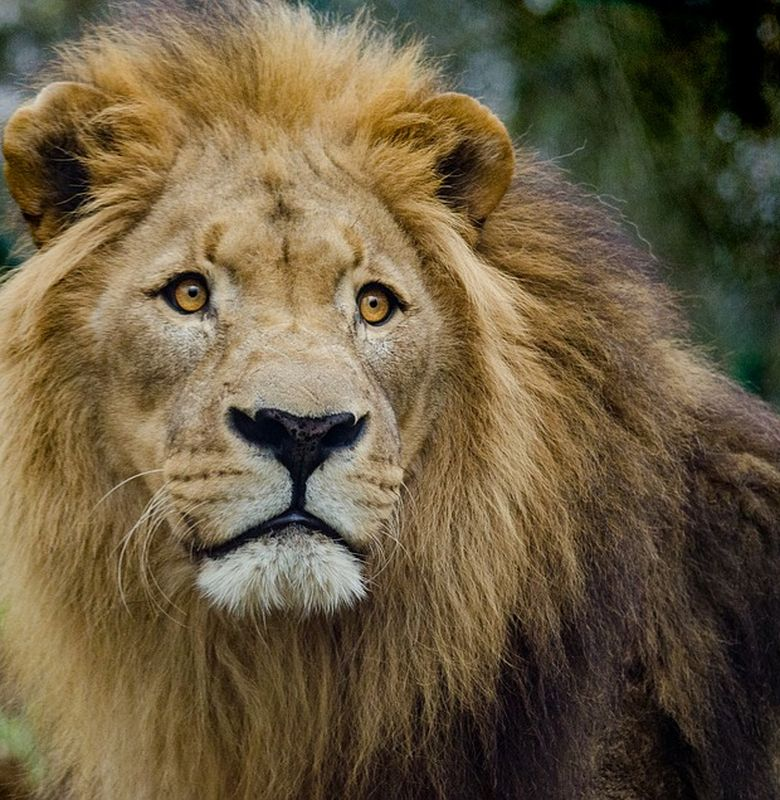
#> input picture backend/app/singa1.jpg, 780 x 800 px, found by its file name
$ python tes.py
#> lines starting #> are read from the running program, lines starting #| are printed output that depends on the picture; long printed decimals are rounded
### backend/texture/texture.py
import cv2
import numpy as np
from numba import njit

#Menormalisasi gambar berwarna menjadi grayscale sesuai dengan spesifikasi
def Normalisasi(r,g,b):
    r = r * 0.29
    g = g * 0.587
    b = b * 0.114
    y = r + g + b
    return y

@njit
def coocurenceMatrix(list, tinggi, lebar):
    coocurence = np.zeros((256,256), np.int64)

    for i in range(tinggi):
        for j in range(lebar-1):
            X = round(list[i,j])
            Y = round(list[i,j+1])
            coocurence[X,Y] += 1

    return coocurence


def symmetricMatrix(matrix):
    symMatrix = np.zeros((256,256), dtype=float)

    symMatrix = matrix + np.transpose(matrix)

    return symMatrix


def normalizationMatrix(matrix):
    divisor = np.sum(matrix)

    normalization = np.zeros((256,256),dtype=float)
    normalization = matrix / divisor

    return normalization

def contrast(matrix):
    return (np.sum(np.square(np.arange(256)[:, np.newaxis] - np.arange(256)) * matrix))

def entropy(matrix):
    return -(np.sum(matrix * np.log(matrix + 1e-8)))


def homogenity(matrix):
    return np.sum(matrix / (1 + np.abs(np.arange(256)[:, np.newaxis] - np.arange(256))))

def Tekstur_Feature(image, r, g, b):
    tinggi, lebar, _ = image.shape
    list_Y = np.zeros((tinggi,lebar))

    list_Y = Normalisasi(r,g,b)

    coocurence = coocurenceMatrix(list_Y, tinggi, lebar)
    symmetric_cooc = symmetricMatrix(coocurence)
    normalization = normalizationMatrix(symmetric_cooc)

    Contrast = contrast(normalization)
    print("Contrast:", Contrast)
    Homogenity = homogenity(normalization)
    print("Homogenity:", Homogenity)
    Entropy = entropy(normalization)
    print("Entropy:", Entropy)

    return Contrast, Homogenity, Entropy


# [8 lines left out: function similarity, not called in this run]

### backend/texture/tes.py
import time
import texture
import cv2
import os

# Start timer
start_time = time.perf_counter()

# Code to be timed
# ...
image1 = cv2.imread('backend/texture/singa1.jpg')
#> image1 is the input picture: shape (800, 780, 3); mean B, G, R 64.7, 91.7, 106.3

r1, g1, b1 = cv2.split(image1)
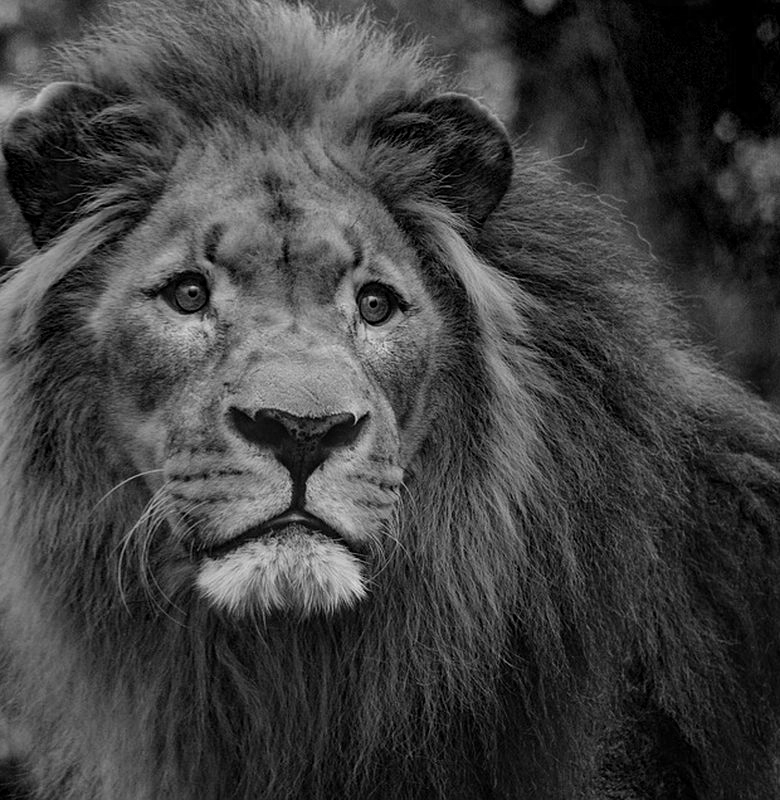
#> r1: shape (800, 780); min 0, max 220, mean 64.7
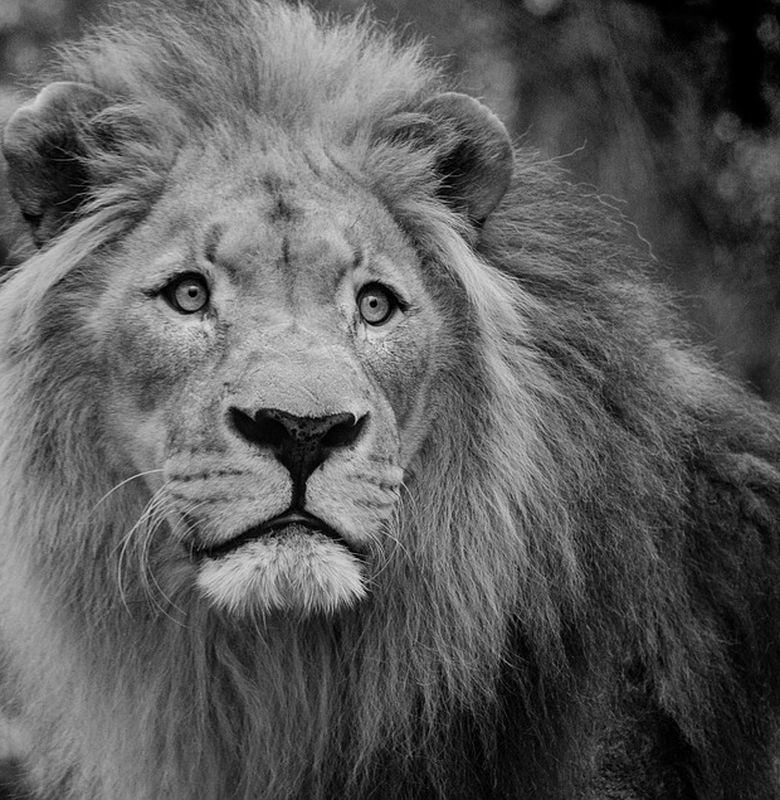
#> g1: shape (800, 780); min 0, max 228, mean 91.7
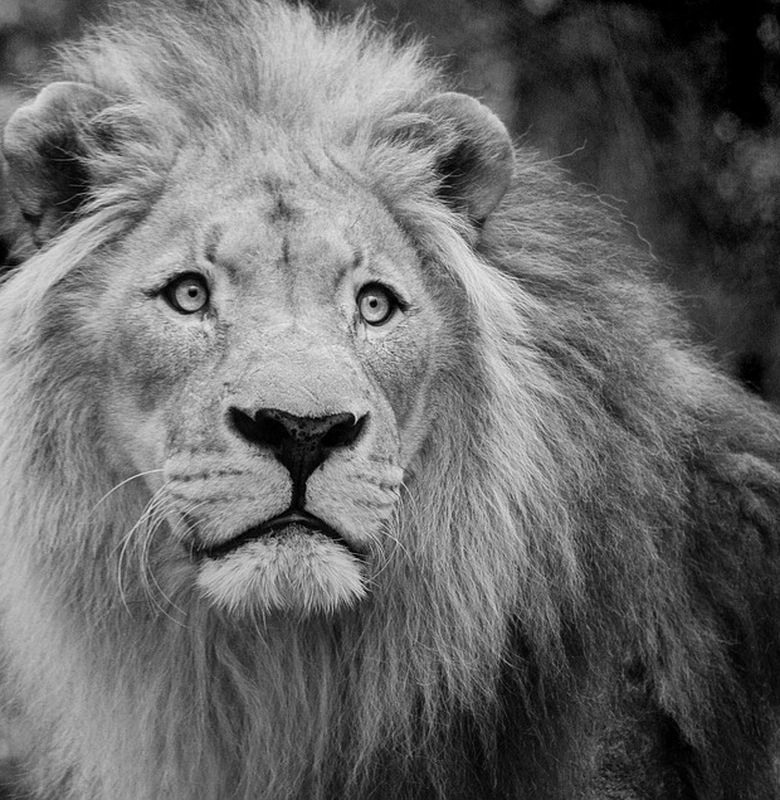
#> b1: shape (800, 780); min 0, max 247, mean 106.3
Contrast1, Homogenity1, Entropy1 = texture.Tekstur_Feature(image1,r1,g1,b1)
#> in Normalisasi, `r = r * 0.29`:
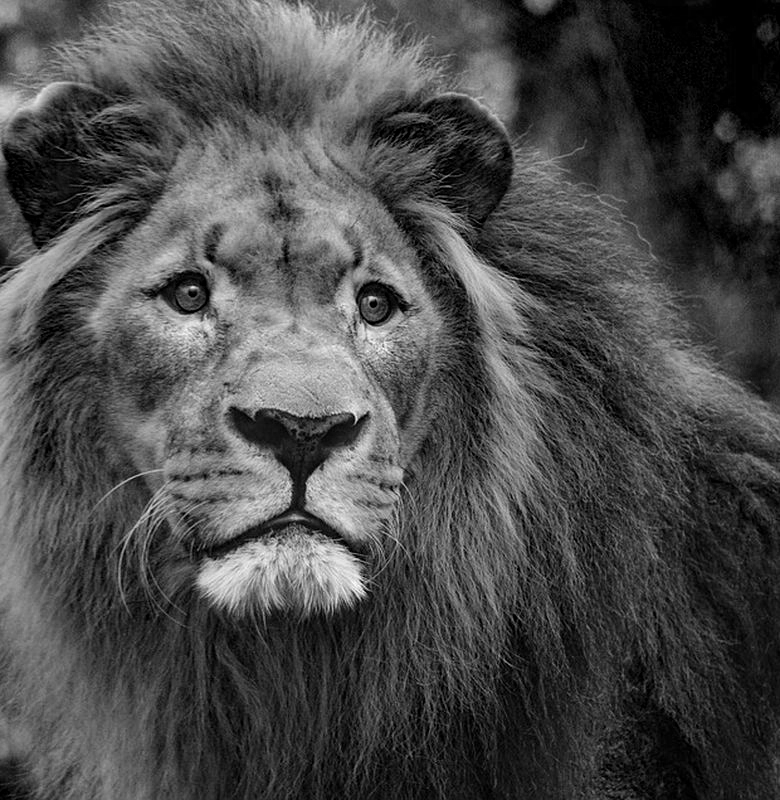
#> r: shape (800, 780) float64; min 0, max 63.8, mean 18.8; drawn with min black and max white
#> in Normalisasi, `g = g * 0.587`:
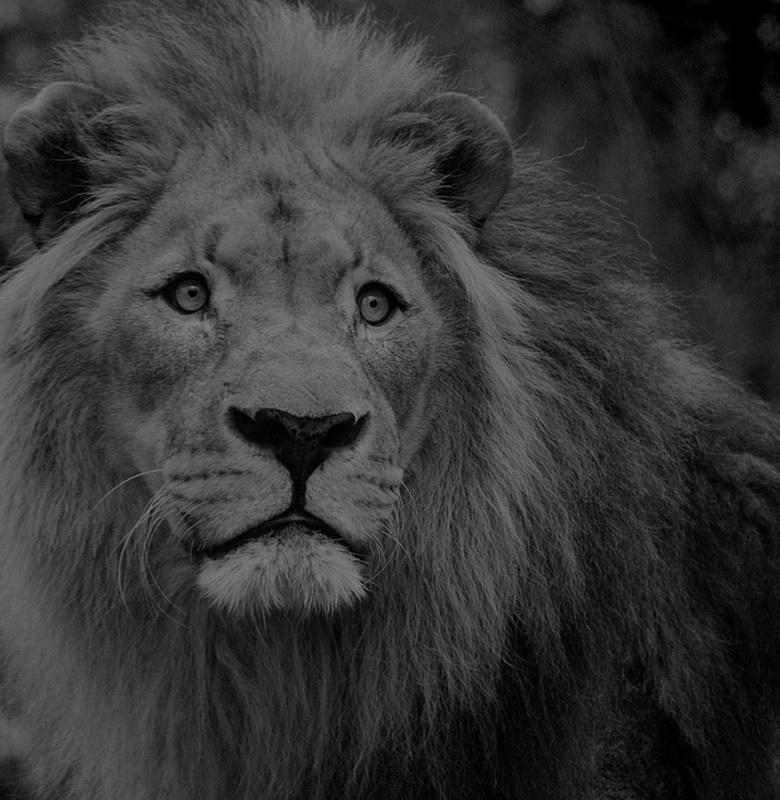
#> g: shape (800, 780) float64; min 0, max 133.8, mean 53.9
#> in Tekstur_Feature, `coocurence = coocurenceMatrix(list_Y, tinggi, lebar)`:
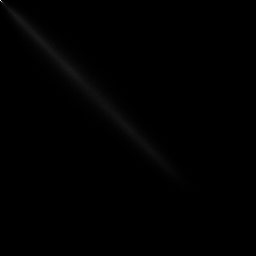
#> coocurence: shape (256, 256) int64; min 0, max 2487, mean 9.5; drawn with min black and max white
#> in normalizationMatrix, `divisor = np.sum(matrix)`: divisor = 1246400
#> in Tekstur_Feature, `Contrast = contrast(normalization)`: Contrast = 141.2
#| Contrast: 141.189
#> in Tekstur_Feature, `Homogenity = homogenity(normalization)`: Homogenity = 0.233
#| Homogenity: 0.2334
#> in Tekstur_Feature, `Entropy = entropy(normalization)`: Entropy = 8.92
#| Entropy: 8.923
#> Contrast1 = 141.2; Homogenity1 = 0.233; Entropy1 = 8.92

path = 'backend/texture/tes'
#> (the run stopped early here; a loop or call above may not have finished)

$ run again, with backend/app/singa.JPG copied over backend/app/singa1.jpg
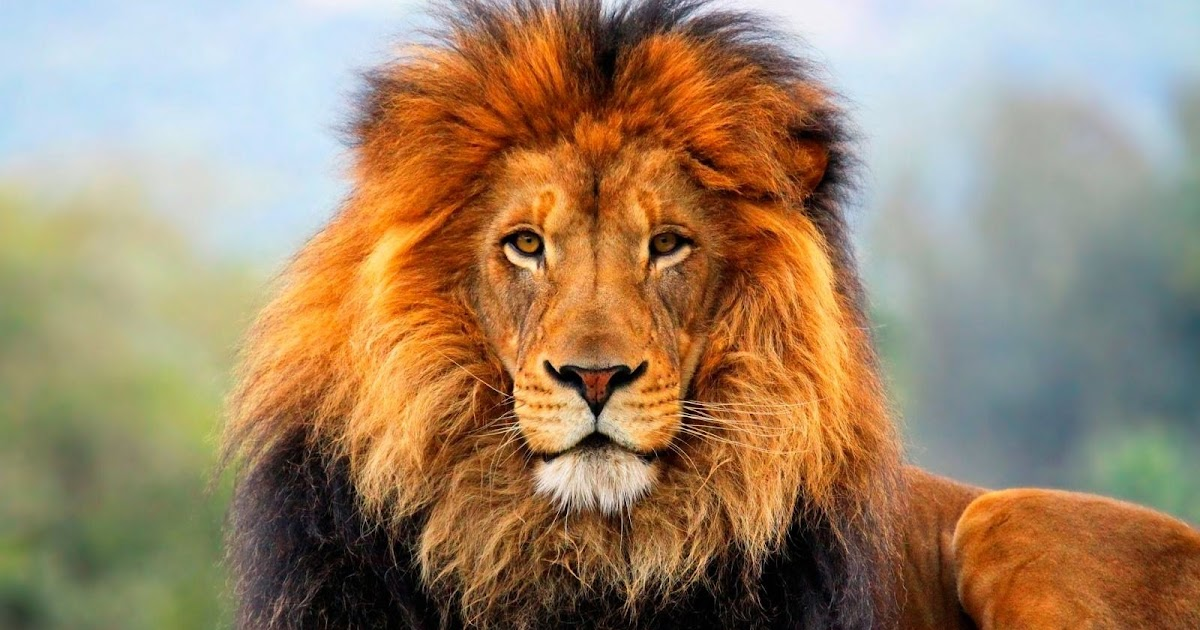
#> input picture backend/app/singa.JPG, 1200 x 630 px, found by its file name
#> image1 is the input picture: shape (630, 1200, 3); mean B, G, R 105.5, 133.5, 158.1
#> in Normalisasi, `g = g * 0.587`:
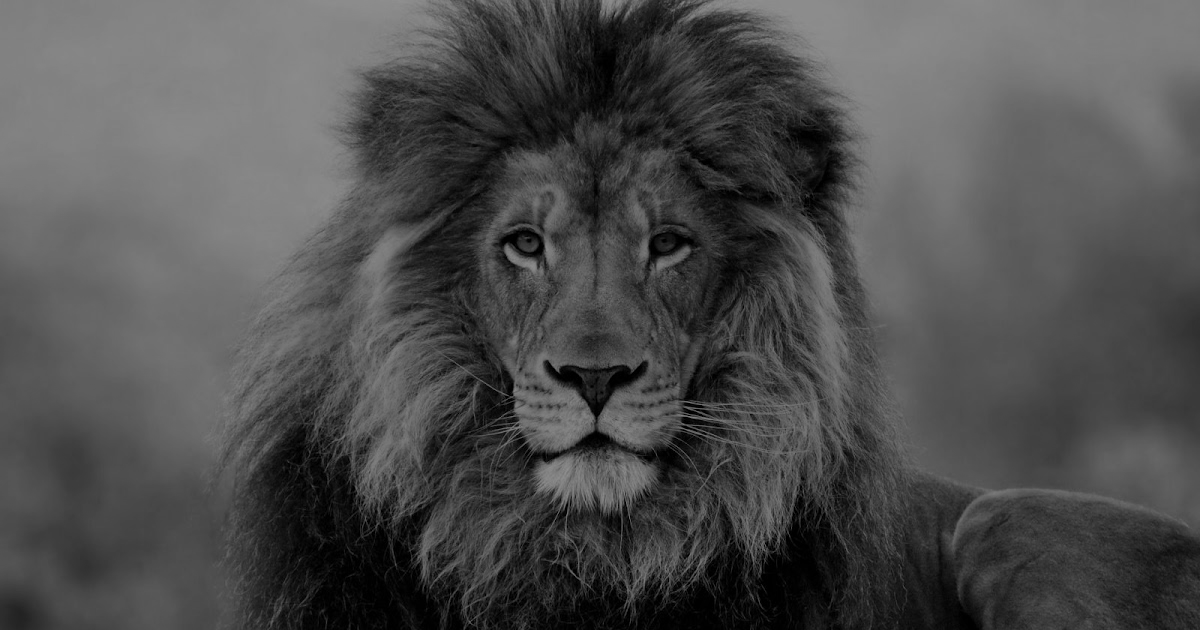
#> g: shape (630, 1200) float64; min 0, max 145, mean 78.3
#> in Normalisasi, `y = r + g + b`:
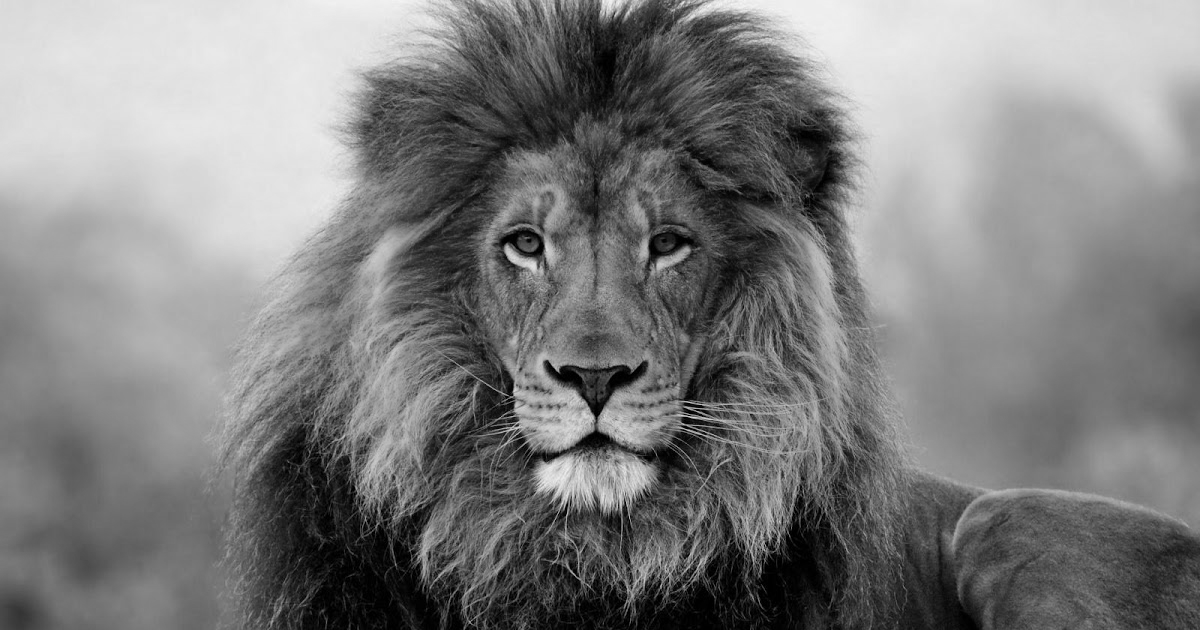
#> y: shape (630, 1200) float64; min 0, max 246.2, mean 127
#> divisor = 1510740
#> Contrast = 143.9
#| Contrast: 143.941
#> Homogenity = 0.473
#| Homogenity: 0.473
#> Entropy = 8.33
#| Entropy: 8.333
#> Contrast1 = 143.9; Homogenity1 = 0.473; Entropy1 = 8.33
